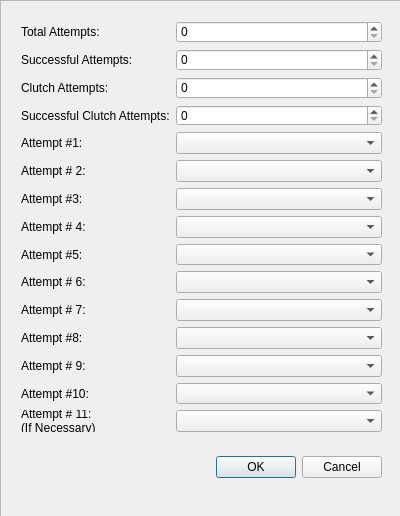
<?xml version="1.0" encoding="UTF-8"?>
<ui version="4.0">
 <class>Dialog</class>
 <widget class="QDialog" name="Dialog">
  <property name="geometry">
   <rect>
    <x>0</x>
    <y>0</y>
    <width>400</width>
    <height>516</height>
   </rect>
  </property>
  <property name="windowTitle">
   <string>Dialog</string>
  </property>
  <widget class="QScrollArea" name="scrollArea_newGame">
   <property name="geometry">
    <rect>
     <x>0</x>
     <y>0</y>
     <width>401</width>
     <height>651</height>
    </rect>
   </property>
   <property name="widgetResizable">
    <bool>true</bool>
   </property>
   <widget class="QWidget" name="scrollAreaWidgetContents">
    <property name="geometry">
     <rect>
      <x>0</x>
      <y>0</y>
      <width>399</width>
      <height>649</height>
     </rect>
    </property>
    <widget class="QDialogButtonBox" name="buttonBox_newGame">
     <property name="geometry">
      <rect>
       <x>20</x>
       <y>450</y>
       <width>361</width>
       <height>32</height>
      </rect>
     </property>
     <property name="orientation">
      <enum>Qt::Horizontal</enum>
     </property>
     <property name="standardButtons">
      <set>QDialogButtonBox::Cancel|QDialogButtonBox::Ok</set>
     </property>
    </widget>
    <widget class="QWidget" name="formLayoutWidget">
     <property name="geometry">
      <rect>
       <x>20</x>
       <y>20</y>
       <width>361</width>
       <height>411</height>
      </rect>
     </property>
     <layout class="QFormLayout" name="formLayout">
      <item row="0" column="0">
       <widget class="QLabel" name="label_TotalAttempts">
        <property name="text">
         <string>Total Attempts:</string>
        </property>
       </widget>
      </item>
      <item row="0" column="1">
       <widget class="QSpinBox" name="spinBox_TotalAttempts"/>
      </item>
      <item row="1" column="0">
       <widget class="QLabel" name="label_SuccessfulAttempts">
        <property name="text">
         <string>Successful Attempts:</string>
        </property>
       </widget>
      </item>
      <item row="1" column="1">
       <widget class="QSpinBox" name="spinBox_SuccessfulAttempts"/>
      </item>
      <item row="4" column="0">
       <widget class="QLabel" name="label_Attempt01">
        <property name="text">
         <string>Attempt #1:</string>
        </property>
       </widget>
      </item>
      <item row="4" column="1">
       <widget class="QComboBox" name="comboBox_Attempt01"/>
      </item>
      <item row="5" column="0">
       <widget class="QLabel" name="label_Attempt02">
        <property name="text">
         <string>Attempt # 2:</string>
        </property>
       </widget>
      </item>
      <item row="5" column="1">
       <widget class="QComboBox" name="comboBox_Attempt02"/>
      </item>
      <item row="6" column="0">
       <widget class="QLabel" name="label_Attempt03">
        <property name="text">
         <string>Attempt #3:</string>
        </property>
       </widget>
      </item>
      <item row="6" column="1">
       <widget class="QComboBox" name="comboBox_Attempt03"/>
      </item>
      <item row="8" column="0">
       <widget class="QLabel" name="label_Attempt04">
        <property name="text">
         <string>Attempt # 4:</string>
        </property>
       </widget>
      </item>
      <item row="8" column="1">
       <widget class="QComboBox" name="comboBox_Attempt04"/>
      </item>
      <item row="9" column="0">
       <widget class="QLabel" name="label_Attempt05">
        <property name="text">
         <string>Attempt #5:</string>
        </property>
       </widget>
      </item>
      <item row="9" column="1">
       <widget class="QComboBox" name="comboBox_Attempt05"/>
      </item>
      <item row="10" column="0">
       <widget class="QLabel" name="label_Attempt06">
        <property name="text">
         <string>Attempt # 6:</string>
        </property>
       </widget>
      </item>
      <item row="10" column="1">
       <widget class="QComboBox" name="comboBox_Attempt06"/>
      </item>
      <item row="11" column="0">
       <widget class="QLabel" name="label_Attempt07">
        <property name="text">
         <string>Attempt # 7:</string>
        </property>
       </widget>
      </item>
      <item row="11" column="1">
       <widget class="QComboBox" name="comboBox_Attempt07"/>
      </item>
      <item row="12" column="0">
       <widget class="QLabel" name="label_Attempt08">
        <property name="text">
         <string>Attempt #8:</string>
        </property>
       </widget>
      </item>
      <item row="12" column="1">
       <widget class="QComboBox" name="comboBox_Attempt08"/>
      </item>
      <item row="13" column="0">
       <widget class="QLabel" name="label_Attempt09">
        <property name="text">
         <string>Attempt # 9:</string>
        </property>
       </widget>
      </item>
      <item row="13" column="1">
       <widget class="QComboBox" name="comboBox_Attempt09"/>
      </item>
      <item row="14" column="0">
       <widget class="QLabel" name="label_Attempt10">
        <property name="text">
         <string>Attempt #10:</string>
        </property>
       </widget>
      </item>
      <item row="14" column="1">
       <widget class="QComboBox" name="comboBox_Attempt10"/>
      </item>
      <item row="15" column="0">
       <widget class="QLabel" name="label_Attempt11">
        <property name="text">
         <string>Attempt # 11:           (If Necessary)</string>
        </property>
        <property name="wordWrap">
         <bool>true</bool>
        </property>
       </widget>
      </item>
      <item row="15" column="1">
       <widget class="QComboBox" name="comboBox_Attempt11"/>
      </item>
      <item row="2" column="0">
       <widget class="QLabel" name="label_TotalAttempts_2">
        <property name="text">
         <string>Clutch Attempts:</string>
        </property>
       </widget>
      </item>
      <item row="2" column="1">
       <widget class="QSpinBox" name="spinBox_TotalAttempts_2"/>
      </item>
      <item row="3" column="0">
       <widget class="QLabel" name="label_SuccessfulAttempts_2">
        <property name="text">
         <string>Successful Clutch Attempts:</string>
        </property>
       </widget>
      </item>
      <item row="3" column="1">
       <widget class="QSpinBox" name="spinBox_SuccessfulAttempts_2"/>
      </item>
     </layout>
    </widget>
   </widget>
  </widget>
 </widget>
 <resources/>
 <connections/>
</ui>
